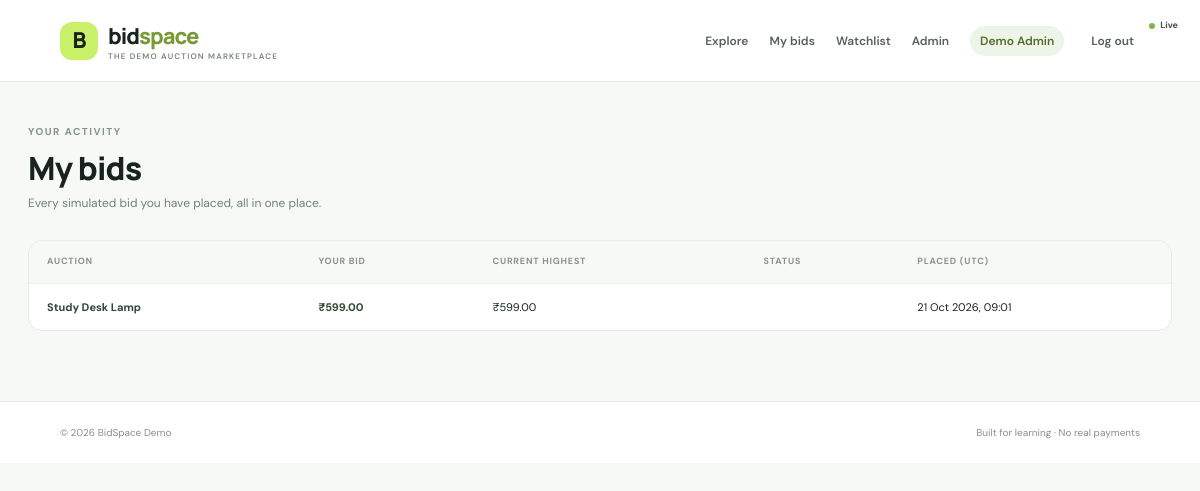
/my-bids (signed in), run on the app's committed database.
### app.py (models this page shows, shortened)
class User(db.Model):
    id = db.Column(db.Integer, primary_key=True)
    name = db.Column(db.String(80), nullable=False)
    email = db.Column(db.String(120), unique=True, nullable=False, index=True)
    password_hash = db.Column(db.String(255), nullable=False)
    is_admin = db.Column(db.Boolean, default=False, nullable=False)
    created_at = db.Column(db.DateTime, default=utcnow, nullable=False)
    bids = db.relationship("Bid", backref="bidder", lazy=True)

class Bid(db.Model):
    id = db.Column(db.Integer, primary_key=True)
    auction_id = db.Column(db.Integer, db.ForeignKey("auction.id"), nullable=False, index=True)
    user_id = db.Column(db.Integer, db.ForeignKey("user.id"), nullable=False, index=True)
    amount = db.Column(db.Numeric(10, 2), nullable=False)
    created_at = db.Column(db.DateTime, default=utcnow, nullable=False)

class Auction(db.Model):
    id = db.Column(db.Integer, primary_key=True)
    title = db.Column(db.String(140), nullable=False)
    description = db.Column(db.Text, nullable=False)
    category = db.Column(db.String(60), nullable=False, default="General")
    image_url = db.Column(db.String(500))
    starting_price = db.Column(db.Numeric(10, 2), nullable=False)
    ends_at = db.Column(db.DateTime, nullable=False, index=True)
    created_at = db.Column(db.DateTime, default=utcnow, nullable=False)
    is_hidden = db.Column(db.Boolean, default=False, nullable=False)
    bids = db.relationship("Bid", backref="auction", lazy=True, cascade="all, delete-orphan")
    @property
    def highest_bid(self):
        return max((bid.amount for bid in self.bids), default=self.starting_price)
    @property
    def status(self):
        return "Ended" if self.ends_at <= utcnow() else "Live"

### app.py (the view)
@app.route("/my-bids")
def my_bids():
    user = current_user()
    if not user:
        return redirect(url_for("login"))
    bids = Bid.query.filter_by(user_id=user.id).order_by(Bid.created_at.desc()).all()
    return render_template("my_bids.html", bids=bids)

### app.py (called while the page is built)
def utcnow():
    return datetime.now(timezone.utc).replace(tzinfo=None)

def current_user():
    uid = session.get("user_id")
    return db.session.get(User, uid) if uid else None

@app.context_processor
def inject_globals():
    return {"current_user": current_user(), "now": utcnow}

### templates/my_bids.html
{% extends "base.html" %}{% block title %}My bids{% endblock %}{% block content %}
<div class="page-heading"><div class="eyebrow muted">YOUR ACTIVITY</div><h1>My bids</h1><p>Every simulated bid you have placed, all in one place.</p></div>
{% if bids %}<div class="history-table-wrap"><table class="history-table"><thead><tr><th>Auction</th><th>Your bid</th><th>Current highest</th><th>Status</th><th>Placed (UTC)</th></tr></thead><tbody>{% for bid in bids %}<tr><td><a class="table-link" href="{{ url_for('auction_detail', auction_id=bid.auction.id) }}">{{ bid.auction.title }}</a></td><td class="table-price">₹{{ "{:,.2f}".format(bid.amount|float) }}</td><td>₹{{ "{:,.2f}".format(bid.auction.highest_bid|float) }}</td><td><span class="status-pill {% if bid.auction.status == 'Ended' %}ended{% endif %}"><i></i>{{ bid.auction.status }}</span></td><td>{{ bid.created_at.strftime("%d %b %Y, %H:%M") }}</td></tr>{% endfor %}</tbody></table></div>{% else %}<div class="empty-state"><div>↗</div><h3>Your bid history starts here</h3><p>You haven’t placed any bids yet.</p><a class="button button-dark" href="{{ url_for('index') }}">Explore auctions</a></div>{% endif %}{% endblock %}

### templates/base.html (shortened to what this page needs)
<!doctype html>
<html lang="en">
<head>
<link rel="stylesheet" href="{{ url_for('static', filename='css/style.css') }}">
</head><body>
<header class="topbar"><a class="brand" href="{{ url_for('index') }}"><span class="brand-mark">B</span><span>bid<span class="brand-accent">space</span><small>THE DEMO AUCTION MARKETPLACE</small></span></a>
<nav><a href="{{ url_for('index') }}">Explore</a>
{% if current_user %}<a href="{{ url_for('my_bids') }}">My bids</a><a href="{{ url_for('watchlist') }}">Watchlist</a>{% if current_user.is_admin %}<a href="{{ url_for('admin') }}">Admin</a>{% endif %}<span class="user-chip">{{ current_user.name }}</span><form class="inline-form" method="post" action="{{ url_for('logout') }}"><input type="hidden" name="csrf_token" value="{{ csrf_token() }}"><button class="nav-logout" type="submit">Log out</button></form>
{% else %}<a href="{{ url_for('login') }}">Log in</a><a class="nav-cta" href="{{ url_for('register') }}">Create account</a>{% endif %}</nav></header>
<main class="page">{% block content %}{% endblock %}</main>
<footer class="footer"><span>© 2026 BidSpace Demo</span><span>Built for learning · No real payments</span></footer><script src="{{ url_for('static', filename='js/app.js') }}"></script></body></html>

### static/css/style.css (style rules this page uses)
:root { --ink:#18221f;--muted:#73807a;--line:#e5eae6;--paper:#f7f9f6;--green:#c8f169;--deep:#1e3029;--white:#fff }
* { box-sizing:border-box }
html { scroll-behavior:smooth }
body { margin:0;background:var(--paper);color:var(--ink);font-family:"DM Sans",sans-serif;font-size:14px;line-height:1.5 }
a { color:inherit;text-decoration:none }
.topbar { min-height:82px;background:#fff;border-bottom:1px solid var(--line);display:flex;align-items:center;justify-content:space-between;padding:14px max(calc((100% - 1200px)/2),5%);gap:24px }
.brand { display:flex;align-items:center;gap:10px;font-family:Manrope,sans-serif;font-size:22px;font-weight:800;letter-spacing:-1px }
.brand-mark { width:38px;height:38px;display:grid;place-items:center;background:var(--green);border-radius:12px;font-size:22px }
.brand-accent { color:#789a35 }
.brand small { display:block;font:600 8px "DM Sans",sans-serif;letter-spacing:1.2px;color:#7a847e;margin-top:-2px }
.topbar nav { display:flex;align-items:center;gap:21px;font-size:12px;font-weight:600 }
.topbar nav>a:not(.nav-cta) { color:#56615b }
.nav-logout { border:0;background:transparent;font:600 12px "DM Sans";cursor:pointer;color:#536057 }
.inline-form { margin:0 }
.user-chip { background:#eff4e8;border-radius:20px;padding:6px 10px;color:#526b2c }
.page { max-width:1200px;margin:0 auto;padding:32px 28px 70px }
.eyebrow { display:flex;align-items:center;gap:8px;text-transform:uppercase;font-size:10px;letter-spacing:1.5px;font-weight:700;color:#d9e4d7 }
.eyebrow.muted { color:#87938a }
.section-head h2,.page-heading h1 { font:800 27px Manrope,sans-serif;letter-spacing:-.8px;margin:7px 0 4px }
.section-head p,.page-heading p { margin:0;color:var(--muted);font-size:12px }
.category-pill,.status-pill { position:absolute;top:13px;left:13px;border-radius:20px;padding:6px 9px;background:#fff;font-size:9px;font-weight:700;color:#48544b }
.status-pill { left:auto;right:13px;display:inline-flex;align-items:center;gap:5px }
.status-pill i { width:6px;height:6px;border-radius:50%;background:#7dbb3e }
.footer { border-top:1px solid var(--line);padding:23px max(calc((100% - 1144px)/2),5%);display:flex;justify-content:space-between;color:#879189;font-size:10px;background:white }
.history-table-wrap { overflow-x:auto;background:white;border:1px solid var(--line);border-radius:14px }
.history-table { width:100%;border-collapse:collapse;text-align:left;white-space:nowrap }
.history-table th { font-size:9px;letter-spacing:.8px;color:#89938b;background:#f7f9f6;text-transform:uppercase;padding:14px 18px }
.history-table td { font-size:11px;padding:15px 18px;border-top:1px solid #edf0ec }
.table-price { font-weight:800;color:#344c39 }
.page-heading { margin:10px 0 28px }
.page-heading h1 { font-size:32px }
.table-link { font-weight:700;color:#30483a }

### data on the page
User: name "Demo Admin"
Bid: auction "Study Desk Lamp", amount "599.00", auction.status "Live", created_at "21 Oct 2026, 09:01"
Auction: auction.highest_bid "599.00"
